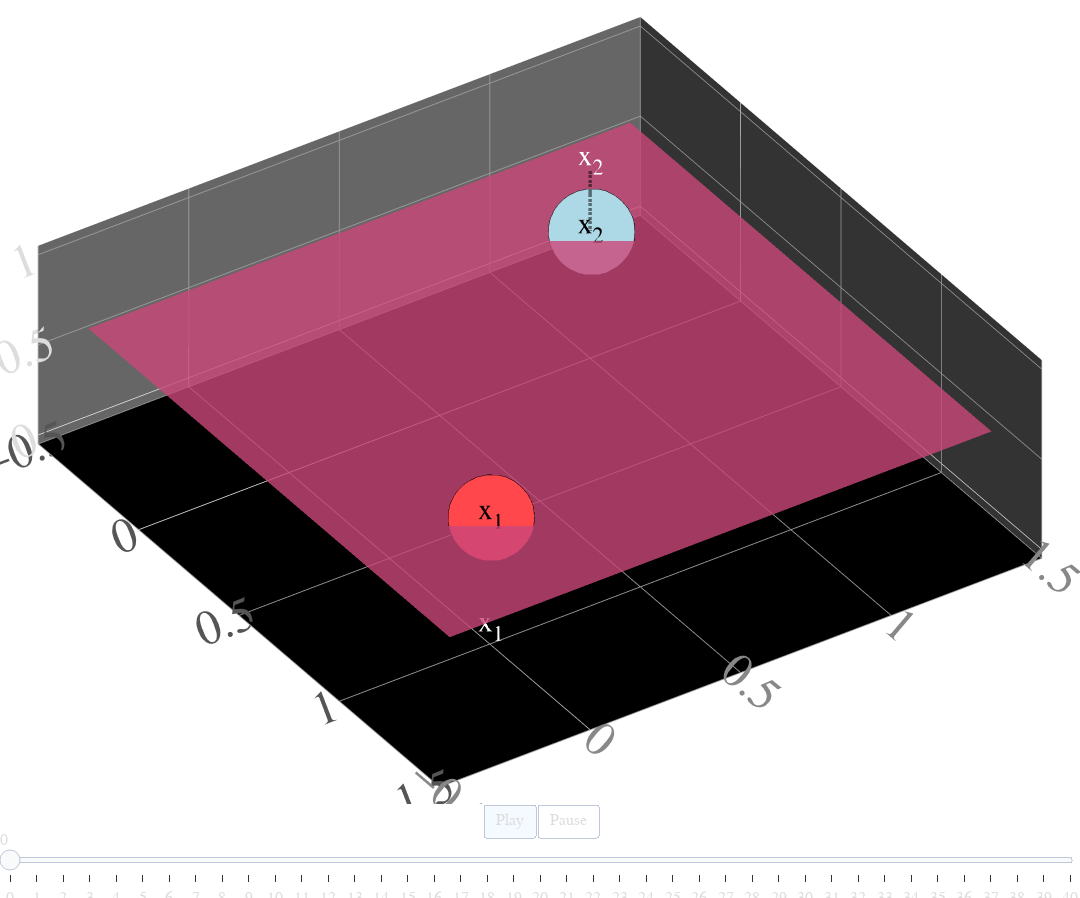

Source (notebook cell):
### Code cell
if playing:
    frames = neural_networks.get_animation(chapters='logistic')
    animate(frames, **args)

### Figure 1 — Plotly figure (JSON) as saved in the notebook; plotly's stock layout.template omitted (floating-point values rounded to 4 significant figures; data arrays with more than 128 entries replaced by an {"elided": "..."} marker saying what was removed)
{"data": [{"line": {"color": "black", "dash": "dot", "width": 7}, "meta": {"col": 1, "row": 1}, "mode": "lines", "opacity": 1, "scene": "scene", "type": "scatter3d", "visible": true, "x": [1, 1, null, 0, 0, null], "y": [0, 0, null, 1, 1, null], "z": [0, 0.6225, null, 1, 0.6225, null]}, {"marker": {"color": "rgba(0, 0, 0, 0)", "size": 30}, "meta": {"col": 1, "row": 1}, "mode": "markers+text", "scene": "scene", "text": ["x<sub>1</sub>", "x<sub>2</sub>"], "textfont": {"color": ["white", "white"], "size": 30}, "textposition": "middle center", "type": "scatter3d", "visible": true, "x": [1, 0], "y": [0, 1], "z": [0.033, 1.033]}, {"marker": {"color": [], "line": {"color": "black", "width": 1}, "size": 30}, "meta": {"col": 1, "row": 1}, "mode": "markers+text", "scene": "scene", "type": "scatter3d", "x": [], "y": [], "z": []}, {"line": {"color": "black", "width": 10}, "marker": {"color": "black", "size": 15}, "meta": {"col": 1, "row": 1}, "mode": "markers+lines", "scene": "scene", "type": "scatter3d", "visible": false, "x": [1, 0, null, 0, 0, null], "y": [0, 0, null, 1, 0, null], "z": [0.6225, 0.6225, null, 0.6225, 0.6225, null]}, {"marker": {"color": ["#FF474C", "#ADD8E6"], "line": {"color": "black", "width": 1}, "size": 30}, "meta": {"col": 1, "row": 1}, "mode": "markers+text", "opacity": 1, "scene": "scene", "text": ["x<sub>1</sub>", "x<sub>2</sub>"], "textfont": {"color": "black", "size": 30}, "textposition": "middle center", "type": "scatter3d", "x": [1, 0], "y": [0, 1], "z": [0.6555, 0.6555]}, {"line": {"color": "red", "width": 10}, "meta": {"col": 1, "row": 1}, "mode": "lines", "opacity": 1, "scene": "scene", "type": "scatter3d", "visible": true, "x": [], "y": [], "z": []}, {"colorscale": [[0, "#0d0887"], [0.1111, "#46039f"], [0.2222, "#7201a8"], [0.3333, "#9c179e"], [0.4444, "#bd3786"], [0.5556, "#d8576b"], [0.6667, "#ed7953"], [0.7778, "#fb9f3a"], [0.8889, "#fdca26"], [1, "#f0f921"]], "meta": {"col": 1, "row": 1}, "opacity": 0.8, "scene": "scene", "showscale": false, "type": "surface", "x": [-0.4, -0.3053, -0.2105, -0.1158, -0.02105, 0.07368, 0.1684, 0.2632, 0.3579, 0.4526, 0.5474, 0.6421, 0.7368, 0.8316, 0.9263, 1.021, 1.116, 1.211, 1.305, 1.4], "y": [-0.4, -0.3053, -0.2105, -0.1158, -0.02105, 0.07368, 0.1684, 0.2632, 0.3579, 0.4526, 0.5474, 0.6421, 0.7368, 0.8316, 0.9263, 1.021, 1.116, 1.211, 1.305, 1.4], "z": {"elided": "20x20 float values"}}, {"line": {"color": "black", "width": 6}, "meta": {"col": 1, "row": 1}, "mode": "lines", "scene": "scene", "type": "scatter3d", "visible": false, "x": [-0.4, -0.4, -0.4, -0.4, -0.4, -0.4, -0.4, -0.4, -0.4, -0.4, -0.4, -0.4, -0.4, -0.4, -0.4, -0.4, -0.4, -0.4, -0.4, -0.4, -0.4, -0.3053, -0.2105, -0.1158, -0.02105, 0.07368, 0.1684, 0.2632, 0.3579, 0.4526, 0.5474, 0.6421, 0.7368, 0.8316, 0.9263, 1.021, 1.116, 1.211, 1.305, 1.4, 1.4, 1.4, 1.4, 1.4, 1.4, 1.4, 1.4, 1.4, 1.4, 1.4, 1.4, 1.4, 1.4, 1.4, 1.4, 1.4, 1.4, 1.4, 1.4, 1.4, 1.4, 1.305, 1.211, 1.116, 1.021, 0.9263, 0.8316, 0.7368, 0.6421, 0.5474, 0.4526, 0.3579, 0.2632, 0.1684, 0.07368, -0.02105, -0.1158, -0.2105, -0.3053, -0.4], "y": [1.4, 1.305, 1.211, 1.116, 1.021, 0.9263, 0.8316, 0.7368, 0.6421, 0.5474, 0.4526, 0.3579, 0.2632, 0.1684, 0.07368, -0.02105, -0.1158, -0.2105, -0.3053, -0.4, -0.4, -0.4, -0.4, -0.4, -0.4, -0.4, -0.4, -0.4, -0.4, -0.4, -0.4, -0.4, -0.4, -0.4, -0.4, -0.4, -0.4, -0.4, -0.4, -0.4, -0.4, -0.3053, -0.2105, -0.1158, -0.02105, 0.07368, 0.1684, 0.2632, 0.3579, 0.4526, 0.5474, 0.6421, 0.7368, 0.8316, 0.9263, 1.021, 1.116, 1.211, 1.305, 1.4, 1.4, 1.4, 1.4, 1.4, 1.4, 1.4, 1.4, 1.4, 1.4, 1.4, 1.4, 1.4, 1.4, 1.4, 1.4, 1.4, 1.4, 1.4, 1.4, 1.4], "z": [0.6225, 0.6225, 0.6225, 0.6225, 0.6225, 0.6225, 0.6225, 0.6225, 0.6225, 0.6225, 0.6225, 0.6225, 0.6225, 0.6225, 0.6225, 0.6225, 0.6225, 0.6225, 0.6225, 0.6225, 0.6225, 0.6225, 0.6225, 0.6225, 0.6225, 0.6225, 0.6225, 0.6225, 0.6225, 0.6225, 0.6225, 0.6225, 0.6225, 0.6225, 0.6225, 0.6225, 0.6225, 0.6225, 0.6225, 0.6225, 0.6225, 0.6225, 0.6225, 0.6225, 0.6225, 0.6225, 0.6225, 0.6225, 0.6225, 0.6225, 0.6225, 0.6225, 0.6225, 0.6225, 0.6225, 0.6225, 0.6225, 0.6225, 0.6225, 0.6225, 0.6225, 0.6225, 0.6225, 0.6225, 0.6225, 0.6225, 0.6225, 0.6225, 0.6225, 0.6225, 0.6225, 0.6225, 0.6225, 0.6225, 0.6225, 0.6225, 0.6225, 0.6225, 0.6225, 0.6225]}], "layout": {"autosize": false, "font": {"color": "#DDDDDD", "family": "Comic Sans MS, Droid Sans, sans-serif", "size": 24}, "height": 898, "margin": {"b": 0, "l": 0, "r": 0, "t": 0}, "paper_bgcolor": "rgba(0,0,0,0)", "plot_bgcolor": "rgba(0, 0, 0, 0)", "scene": {"aspectmode": "manual", "aspectratio": {"x": 1.8, "y": 1.8, "z": 0.6}, "camera": {"eye": {"x": 1.2, "y": -0.8, "z": 1}, "projection": {"type": "orthographic"}}, "domain": {"x": [0, 1], "y": [0, 1]}, "xaxis": {"backgroundcolor": "rgb(102.0, 102.0, 102.0)", "color": "#555555", "gridcolor": "#999999", "range": [-0.5, 1.5], "title": {"text": ""}}, "yaxis": {"backgroundcolor": "rgb(51.0, 51.0, 51.0)", "color": "#888888", "gridcolor": "#999999", "range": [-0.5, 1.5], "title": {"text": ""}}, "zaxis": {"backgroundcolor": "black", "color": "#DDDDDD", "gridcolor": "#999999", "range": [-0.05, 1.05], "tickvals": [0, 0.5, 1], "title": {"text": ""}}}, "showlegend": false, "sliders": [{"font": {"size": 16}, "steps": [{"args": [[0, {"frame": {"duration": 50, "redraw": true}, "mode": "immediate", "transition": {"duration": 0}}], {"mode": "immediate"}], "label": "0", "method": "animate"}, {"args": [[1, {"frame": {"duration": 50, "redraw": true}, "mode": "immediate", "transition": {"duration": 0}}], {"mode": "immediate"}], "label": "1", "method": "animate"}, {"args": [[2, {"frame": {"duration": 50, "redraw": true}, "mode": "immediate", "transition": {"duration": 0}}], {"mode": "immediate"}], "label": "2", "method": "animate"}, {"args": [[3, {"frame": {"duration": 50, "redraw": true}, "mode": "immediate", "transition": {"duration": 0}}], {"mode": "immediate"}], "label": "3", "method": "animate"}, {"args": [[4, {"frame": {"duration": 50, "redraw": true}, "mode": "immediate", "transition": {"duration": 0}}], {"mode": "immediate"}], "label": "4", "method": "animate"}, {"args": [[5, {"frame": {"duration": 50, "redraw": true}, "mode": "immediate", "transition": {"duration": 0}}], {"mode": "immediate"}], "label": "5", "method": "animate"}, {"args": [[6, {"frame": {"duration": 50, "redraw": true}, "mode": "immediate", "transition": {"duration": 0}}], {"mode": "immediate"}], "label": "6", "method": "animate"}, {"args": [[7, {"frame": {"duration": 50, "redraw": true}, "mode": "immediate", "transition": {"duration": 0}}], {"mode": "immediate"}], "label": "7", "method": "animate"}, {"args": [[8, {"frame": {"duration": 50, "redraw": true}, "mode": "immediate", "transition": {"duration": 0}}], {"mode": "immediate"}], "label": "8", "method": "animate"}, {"args": [[9, {"frame": {"duration": 50, "redraw": true}, "mode": "immediate", "transition": {"duration": 0}}], {"mode": "immediate"}], "label": "9", "method": "animate"}, {"args": [[10, {"frame": {"duration": 50, "redraw": true}, "mode": "immediate", "transition": {"duration": 0}}], {"mode": "immediate"}], "label": "10", "method": "animate"}, {"args": [[11, {"frame": {"duration": 50, "redraw": true}, "mode": "immediate", "transition": {"duration": 0}}], {"mode": "immediate"}], "label": "11", "method": "animate"}, {"args": [[12, {"frame": {"duration": 50, "redraw": true}, "mode": "immediate", "transition": {"duration": 0}}], {"mode": "immediate"}], "label": "12", "method": "animate"}, {"args": [[13, {"frame": {"duration": 50, "redraw": true}, "mode": "immediate", "transition": {"duration": 0}}], {"mode": "immediate"}], "label": "13", "method": "animate"}, {"args": [[14, {"frame": {"duration": 50, "redraw": true}, "mode": "immediate", "transition": {"duration": 0}}], {"mode": "immediate"}], "label": "14", "method": "animate"}, {"args": [[15, {"frame": {"duration": 50, "redraw": true}, "mode": "immediate", "transition": {"duration": 0}}], {"mode": "immediate"}], "label": "15", "method": "animate"}, {"args": [[16, {"frame": {"duration": 50, "redraw": true}, "mode": "immediate", "transition": {"duration": 0}}], {"mode": "immediate"}], "label": "16", "method": "animate"}, {"args": [[17, {"frame": {"duration": 50, "redraw": true}, "mode": "immediate", "transition": {"duration": 0}}], {"mode": "immediate"}], "label": "17", "method": "animate"}, {"args": [[18, {"frame": {"duration": 50, "redraw": true}, "mode": "immediate", "transition": {"duration": 0}}], {"mode": "immediate"}], "label": "18", "method": "animate"}, {"args": [[19, {"frame": {"duration": 50, "redraw": true}, "mode": "immediate", "transition": {"duration": 0}}], {"mode": "immediate"}], "label": "19", "method": "animate"}, {"args": [[20, {"frame": {"duration": 50, "redraw": true}, "mode": "immediate", "transition": {"duration": 0}}], {"mode": "immediate"}], "label": "20", "method": "animate"}, {"args": [[21, {"frame": {"duration": 50, "redraw": true}, "mode": "immediate", "transition": {"duration": 0}}], {"mode": "immediate"}], "label": "21", "method": "animate"}, {"args": [[22, {"frame": {"duration": 50, "redraw": true}, "mode": "immediate", "transition": {"duration": 0}}], {"mode": "immediate"}], "label": "22", "method": "animate"}, {"args": [[23, {"frame": {"duration": 50, "redraw": true}, "mode": "immediate", "transition": {"duration": 0}}], {"mode": "immediate"}], "label": "23", "method": "animate"}, {"args": [[24, {"frame": {"duration": 50, "redraw": true}, "mode": "immediate", "transition": {"duration": 0}}], {"mode": "immediate"}], "label": "24", "method": "animate"}, {"args": [[25, {"frame": {"duration": 50, "redraw": true}, "mode": "immediate", "transition": {"duration": 0}}], {"mode": "immediate"}], "label": "25", "method": "animate"}, {"args": [[26, {"frame": {"duration": 50, "redraw": true}, "mode": "immediate", "transition": {"duration": 0}}], {"mode": "immediate"}], "label": "26", "method": "animate"}, {"args": [[27, {"frame": {"duration": 50, "redraw": true}, "mode": "immediate", "transition": {"duration": 0}}], {"mode": "immediate"}], "label": "27", "method": "animate"}, {"args": [[28, {"frame": {"duration": 50, "redraw": true}, "mode": "immediate", "transition": {"duration": 0}}], {"mode": "immediate"}], "label": "28", "method": "animate"}, {"args": [[29, {"frame": {"duration": 50, "redraw": true}, "mode": "immediate", "transition": {"duration": 0}}], {"mode": "immediate"}], "label": "29", "method": "animate"}, {"args": [[30, {"frame": {"duration": 50, "redraw": true}, "mode": "immediate", "transition": {"duration": 0}}], {"mode": "immediate"}], "label": "30", "method": "animate"}, {"args": [[31, {"frame": {"duration": 50, "redraw": true}, "mode": "immediate", "transition": {"duration": 0}}], {"mode": "immediate"}], "label": "31", "method": "animate"}, {"args": [[32, {"frame": {"duration": 50, "redraw": true}, "mode": "immediate", "transition": {"duration": 0}}], {"mode": "immediate"}], "label": "32", "method": "animate"}, {"args": [[33, {"frame": {"duration": 50, "redraw": true}, "mode": "immediate", "transition": {"duration": 0}}], {"mode": "immediate"}], "label": "33", "method": "animate"}, {"args": [[34, {"frame": {"duration": 50, "redraw": true}, "mode": "immediate", "transition": {"duration": 0}}], {"mode": "immediate"}], "label": "34", "method": "animate"}, {"args": [[35, {"frame": {"duration": 50, "redraw": true}, "mode": "immediate", "transition": {"duration": 0}}], {"mode": "immediate"}], "label": "35", "method": "animate"}, {"args": [[36, {"frame": {"duration": 50, "redraw": true}, "mode": "immediate", "transition": {"duration": 0}}], {"mode": "immediate"}], "label": "36", "method": "animate"}, {"args": [[37, {"frame": {"duration": 50, "redraw": true}, "mode": "immediate", "transition": {"duration": 0}}], {"mode": "immediate"}], "label": "37", "method": "animate"}, {"args": [[38, {"frame": {"duration": 50, "redraw": true}, "mode": "immediate", "transition": {"duration": 0}}], {"mode": "immediate"}], "label": "38", "method": "animate"}, {"args": [[39, {"frame": {"duration": 50, "redraw": true}, "mode": "immediate", "transition": {"duration": 0}}], {"mode": "immediate"}], "label": "39", "method": "animate"}, {"args": [[40, {"frame": {"duration": 50, "redraw": true}, "mode": "immediate", "transition": {"duration": 0}}], {"mode": "immediate"}], "label": "40", "method": "animate"}]}], "transition": {"duration": 0, "easing": "linear", "ordering": "traces first"}, "updatemenus": [{"buttons": [{"args": [null, {"frame": {"duration": 50, "redraw": true}, "mode": "immediate", "transition": {"duration": 0}}], "label": "Play", "method": "animate"}, {"args": [null, {"frame": {"duration": 0, "redraw": false}, "mode": "immediate"}], "label": "Pause", "method": "animate"}], "direction": "right", "font": {"size": 16}, "showactive": true, "type": "buttons", "x": 0.5, "xanchor": "center", "y": 0}], "width": 1080, "xaxis": {"color": "#555555", "scaleanchor": "y", "scaleratio": 1, "showticklabels": false}, "yaxis": {"color": "#888888", "showticklabels": false}}}
